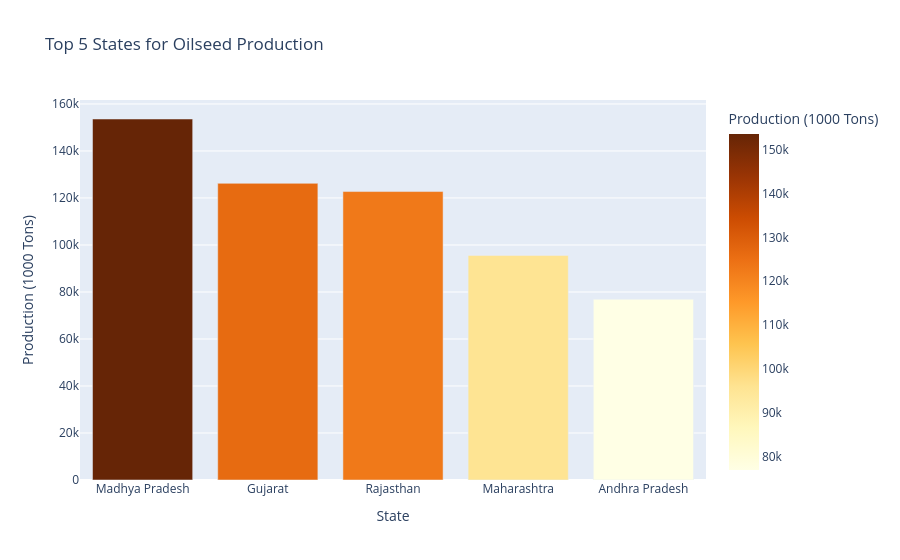
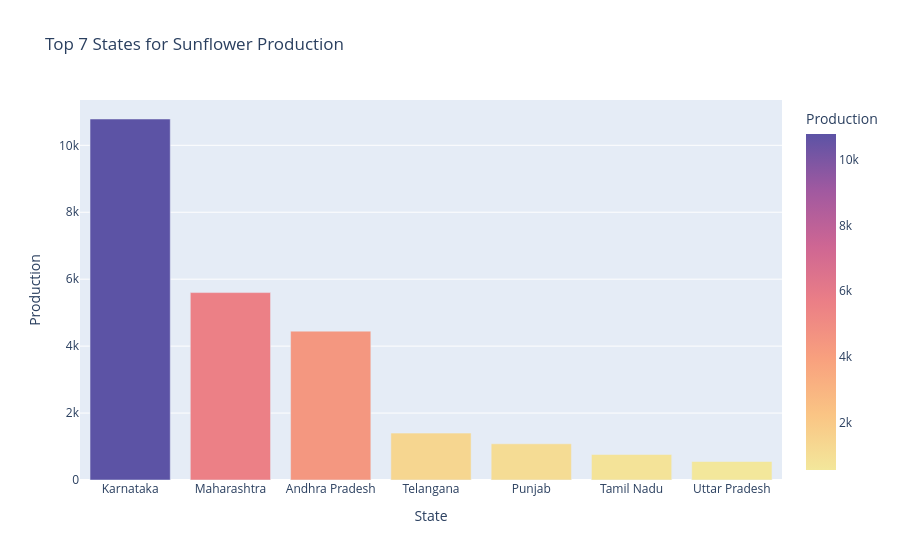
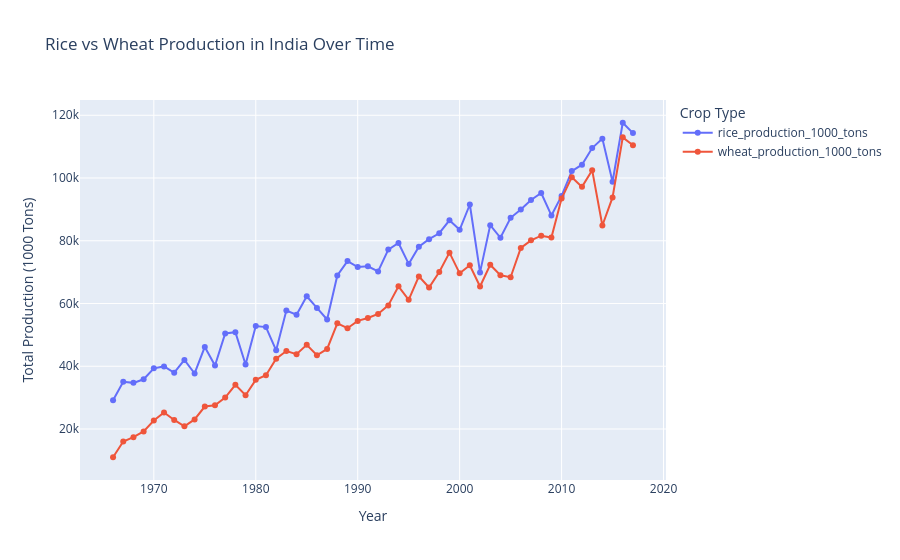
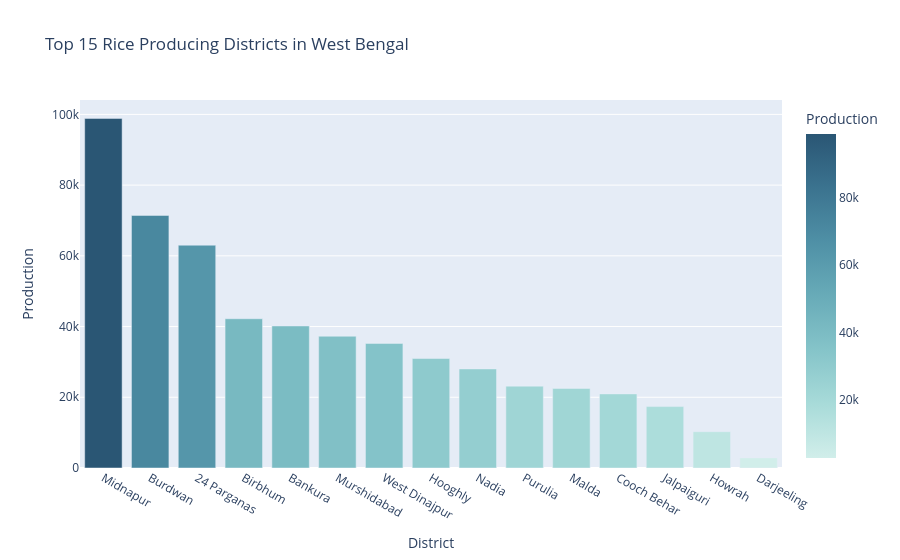

The notebook cell saved with these charts, in order:
### Code cell
# ==========================================
# CHART 5: Oil Seed Production by Top 5 States
# ==========================================
oil_state = df.groupby('state_name')['oilseeds_production_1000_tons'].sum().reset_index()
top_5_oil = oil_state.sort_values(by='oilseeds_production_1000_tons', ascending=False).head(5)

fig5 = px.bar(top_5_oil, x='state_name', y='oilseeds_production_1000_tons',
              title='Top 5 States for Oilseed Production',
              labels={'state_name': 'State', 'oilseeds_production_1000_tons': 'Production (1000 Tons)'},
              color='oilseeds_production_1000_tons', color_continuous_scale='YlOrBr')
fig5.show()

# ==========================================
# CHART 6: Top 7 Sunflower Production States
# ==========================================
sun_state = df.groupby('state_name')['sunflower_production_1000_tons'].sum().reset_index()
top_7_sun = sun_state.sort_values(by='sunflower_production_1000_tons', ascending=False).head(7)

fig6 = px.bar(top_7_sun, x='state_name', y='sunflower_production_1000_tons',
              title='Top 7 States for Sunflower Production',
              labels={'state_name': 'State', 'sunflower_production_1000_tons': 'Production'},
              color='sunflower_production_1000_tons', color_continuous_scale='Sunset')
fig6.show()

# ==========================================
# CHART 7: Rice vs Wheat Production Over Time (Line Plot)
# ==========================================
# Group data by year for both crops
rw_year = df.groupby('year')[['rice_production_1000_tons', 'wheat_production_1000_tons']].sum().reset_index()

fig7 = px.line(rw_year, x='year', y=['rice_production_1000_tons', 'wheat_production_1000_tons'],
               title='Rice vs Wheat Production in India Over Time',
               labels={'value': 'Total Production (1000 Tons)', 'year': 'Year', 'variable': 'Crop Type'},
               markers=True)
fig7.show()

# ==========================================
# CHART 8: Rice Production by West Bengal Districts
# ==========================================
# Filter data for only West Bengal
wb_data = df[df['state_name'].str.contains('West Bengal', case=False, na=False)]
wb_dist = wb_data.groupby('dist_name')['rice_production_1000_tons'].sum().reset_index()
# Getting the top 15 districts so the chart isn't too crowded
top_wb_dist = wb_dist.sort_values(by='rice_production_1000_tons', ascending=False).head(15)

fig8 = px.bar(top_wb_dist, x='dist_name', y='rice_production_1000_tons',
              title='Top 15 Rice Producing Districts in West Bengal',
              labels={'dist_name': 'District', 'rice_production_1000_tons': 'Production'},
              color='rice_production_1000_tons', color_continuous_scale='Teal')
fig8.show()

# ==========================================
# CHART 9: Top 10 Wheat Production Years in UP
# ==========================================
# Filter data for only Uttar Pradesh
up_data = df[df['state_name'].str.contains('Uttar Pradesh', case=False, na=False)]
up_years = up_data.groupby('year')['wheat_production_1000_tons'].sum().reset_index()
top_10_up_years = up_years.sort_values(by='wheat_production_1000_tons', ascending=False).head(10)

# Convert year to string so the bar chart treats it as a category, not a continuous number
top_10_up_years['year'] = top_10_up_years['year'].astype(str)

fig9 = px.bar(top_10_up_years, x='year', y='wheat_production_1000_tons',
              title='Top 10 Best Years for Wheat Production in Uttar Pradesh',
              labels={'year': 'Year', 'wheat_production_1000_tons': 'Production'},
              color='wheat_production_1000_tons', color_continuous_scale='Burg')
fig9.show()

print("Batch 2 Charts Generated Successfully!")

### Figure 1 — Plotly figure (JSON) as saved in the notebook; plotly's stock layout.template omitted (floating-point values rounded to 4 significant figures)
{"data": [{"alignmentgroup": "True", "hovertemplate": "State=%{x}<br>Production (1000 Tons)=%{marker.color}<extra></extra>", "legendgroup": "", "marker": {"color": [153600.0, 126200.0, 122700.0, 95570.0, 76890.0], "coloraxis": "coloraxis", "pattern": {"shape": ""}}, "name": "", "offsetgroup": "", "orientation": "v", "showlegend": false, "textposition": "auto", "type": "bar", "x": ["Madhya Pradesh", "Gujarat", "Rajasthan", "Maharashtra", "Andhra Pradesh"], "xaxis": "x", "y": [153600.0, 126200.0, 122700.0, 95570.0, 76890.0], "yaxis": "y"}], "layout": {"barmode": "relative", "coloraxis": {"colorbar": {"title": {"text": "Production (1000 Tons)"}}, "colorscale": [[0, "rgb(255,255,229)"], [0.125, "rgb(255,247,188)"], [0.25, "rgb(254,227,145)"], [0.375, "rgb(254,196,79)"], [0.5, "rgb(254,153,41)"], [0.625, "rgb(236,112,20)"], [0.75, "rgb(204,76,2)"], [0.875, "rgb(153,52,4)"], [1, "rgb(102,37,6)"]]}, "legend": {"tracegroupgap": 0}, "title": {"text": "Top 5 States for Oilseed Production"}, "xaxis": {"anchor": "y", "domain": [0, 1], "title": {"text": "State"}}, "yaxis": {"anchor": "x", "domain": [0, 1], "title": {"text": "Production (1000 Tons)"}}}}

### Figure 2 — Plotly figure (JSON) as saved in the notebook; plotly's stock layout.template omitted (floating-point values rounded to 4 significant figures)
{"data": [{"alignmentgroup": "True", "hovertemplate": "State=%{x}<br>Production=%{marker.color}<extra></extra>", "legendgroup": "", "marker": {"color": [10790.0, 5599.0, 4448.0, 1401.0, 1082.0, 762.4, 552.7], "coloraxis": "coloraxis", "pattern": {"shape": ""}}, "name": "", "offsetgroup": "", "orientation": "v", "showlegend": false, "textposition": "auto", "type": "bar", "x": ["Karnataka", "Maharashtra", "Andhra Pradesh", "Telangana", "Punjab", "Tamil Nadu", "Uttar Pradesh"], "xaxis": "x", "y": [10790.0, 5599.0, 4448.0, 1401.0, 1082.0, 762.4, 552.7], "yaxis": "y"}], "layout": {"barmode": "relative", "coloraxis": {"colorbar": {"title": {"text": "Production"}}, "colorscale": [[0, "rgb(243, 231, 155)"], [0.1667, "rgb(250, 196, 132)"], [0.3333, "rgb(248, 160, 126)"], [0.5, "rgb(235, 127, 134)"], [0.6667, "rgb(206, 102, 147)"], [0.8333, "rgb(160, 89, 160)"], [1, "rgb(92, 83, 165)"]]}, "legend": {"tracegroupgap": 0}, "title": {"text": "Top 7 States for Sunflower Production"}, "xaxis": {"anchor": "y", "domain": [0, 1], "title": {"text": "State"}}, "yaxis": {"anchor": "x", "domain": [0, 1], "title": {"text": "Production"}}}}

### Figure 3 — Plotly figure (JSON) as saved in the notebook; plotly's stock layout.template omitted (floating-point values rounded to 4 significant figures)
{"data": [{"hovertemplate": "Crop Type=rice_production_1000_tons<br>Year=%{x}<br>Total Production (1000 Tons)=%{y}<extra></extra>", "legendgroup": "rice_production_1000_tons", "line": {"color": "#636efa", "dash": "solid"}, "marker": {"symbol": "circle"}, "mode": "lines+markers", "name": "rice_production_1000_tons", "orientation": "v", "showlegend": true, "type": "scatter", "x": [1966, 1967, 1968, 1969, 1970, 1971, 1972, 1973, 1974, 1975, 1976, 1977, 1978, 1979, 1980, 1981, 1982, 1983, 1984, 1985, 1986, 1987, 1988, 1989, 1990, 1991, 1992, 1993, 1994, 1995, 1996, 1997, 1998, 1999, 2000, 2001, 2002, 2003, 2004, 2005, 2006, 2007, 2008, 2009, 2010, 2011, 2012, 2013, 2014, 2015, 2016, 2017], "xaxis": "x", "y": [29130.0, 35060.0, 34700.0, 35840.0, 39320.0, 39950.0, 37930.0, 42030.0, 37690.0, 46140.0, 40230.0, 50440.0, 50870.0, 40560.0, 52800.0, 52490.0, 45080.0, 57770.0, 56450.0, 62290.0, 58590.0, 54890.0, 68920.0, 73530.0, 71610.0, 71860.0, 70210.0, 77180.0, 79270.0, 72620.0, 78120.0, 80500.0, 82390.0, 86530.0, 83480.0, 91560.0, 69920.0, 84970.0, 80950.0, 87320.0, 89980.0, 93000.0, 95230.0, 88070.0, 94300.0, 102200.0, 104200.0, 109600.0, 112600.0, 98820.0, 117600.0, 114300.0], "yaxis": "y"}, {"hovertemplate": "Crop Type=wheat_production_1000_tons<br>Year=%{x}<br>Total Production (1000 Tons)=%{y}<extra></extra>", "legendgroup": "wheat_production_1000_tons", "line": {"color": "#EF553B", "dash": "solid"}, "marker": {"symbol": "circle"}, "mode": "lines+markers", "name": "wheat_production_1000_tons", "orientation": "v", "showlegend": true, "type": "scatter", "x": [1966, 1967, 1968, 1969, 1970, 1971, 1972, 1973, 1974, 1975, 1976, 1977, 1978, 1979, 1980, 1981, 1982, 1983, 1984, 1985, 1986, 1987, 1988, 1989, 1990, 1991, 1992, 1993, 1994, 1995, 1996, 1997, 1998, 1999, 2000, 2001, 2002, 2003, 2004, 2005, 2006, 2007, 2008, 2009, 2010, 2011, 2012, 2013, 2014, 2015, 2016, 2017], "xaxis": "x", "y": [10990.0, 16010.0, 17380.0, 19230.0, 22680.0, 25280.0, 22880.0, 20830.0, 23050.0, 27150.0, 27580.0, 30000.0, 34080.0, 30742, 35660.0, 37150.0, 42400.0, 44860.0, 43850.0, 46810.0, 43500.0, 45500.0, 53680.0, 52120.0, 54450.0, 55380.0, 56670.0, 59400.0, 65460.0, 61160.0, 68630.0, 65090.0, 70060.0, 76210.0, 69620.0, 72190.0, 65400.0, 72320.0, 69010.0, 68380.0, 77710.0, 80130.0, 81610.0, 81020.0, 93440.0, 100300.0, 97180.0, 102500.0, 84870.0, 93820.0, 113000.0, 110400.0], "yaxis": "y"}], "layout": {"legend": {"title": {"text": "Crop Type"}, "tracegroupgap": 0}, "title": {"text": "Rice vs Wheat Production in India Over Time"}, "xaxis": {"anchor": "y", "domain": [0, 1], "title": {"text": "Year"}}, "yaxis": {"anchor": "x", "domain": [0, 1], "title": {"text": "Total Production (1000 Tons)"}}}}

### Figure 4 — Plotly figure (JSON) as saved in the notebook; plotly's stock layout.template omitted (floating-point values rounded to 4 significant figures)
{"data": [{"alignmentgroup": "True", "hovertemplate": "District=%{x}<br>Production=%{marker.color}<extra></extra>", "legendgroup": "", "marker": {"color": [98870.0, 71420.0, 63010.0, 42210.0, 40170.0, 37260.0, 35220.0, 30960.0, 28020.0, 23150.0, 22500.0, 20950.0, 17372, 10260.0, 2855.0], "coloraxis": "coloraxis", "pattern": {"shape": ""}}, "name": "", "offsetgroup": "", "orientation": "v", "showlegend": false, "textposition": "auto", "type": "bar", "x": ["Midnapur", "Burdwan", "24 Parganas", "Birbhum", "Bankura", "Murshidabad", "West Dinajpur", "Hooghly", "Nadia", "Purulia", "Malda", "Cooch Behar", "Jalpaiguri", "Howrah", "Darjeeling"], "xaxis": "x", "y": [98870.0, 71420.0, 63010.0, 42210.0, 40170.0, 37260.0, 35220.0, 30960.0, 28020.0, 23150.0, 22500.0, 20950.0, 17372, 10260.0, 2855.0], "yaxis": "y"}], "layout": {"barmode": "relative", "coloraxis": {"colorbar": {"title": {"text": "Production"}}, "colorscale": [[0, "rgb(209, 238, 234)"], [0.1667, "rgb(168, 219, 217)"], [0.3333, "rgb(133, 196, 201)"], [0.5, "rgb(104, 171, 184)"], [0.6667, "rgb(79, 144, 166)"], [0.8333, "rgb(59, 115, 143)"], [1, "rgb(42, 86, 116)"]]}, "legend": {"tracegroupgap": 0}, "title": {"text": "Top 15 Rice Producing Districts in West Bengal"}, "xaxis": {"anchor": "y", "domain": [0, 1], "title": {"text": "District"}}, "yaxis": {"anchor": "x", "domain": [0, 1], "title": {"text": "Production"}}}}
